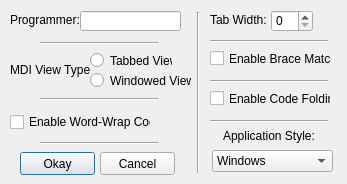
<?xml version="1.0" encoding="UTF-8"?>
<ui version="4.0">
 <class>Options</class>
 <widget class="QDialog" name="Options">
  <property name="geometry">
   <rect>
    <x>0</x>
    <y>0</y>
    <width>347</width>
    <height>184</height>
   </rect>
  </property>
  <property name="windowTitle">
   <string>Options</string>
  </property>
  <property name="windowIcon">
   <iconset resource="icons/res_icon.qrc">
    <normaloff>:/winicon.png</normaloff>:/winicon.png</iconset>
  </property>
  <widget class="QPushButton" name="pushButton">
   <property name="geometry">
    <rect>
     <x>20</x>
     <y>152</y>
     <width>75</width>
     <height>23</height>
    </rect>
   </property>
   <property name="text">
    <string>Okay</string>
   </property>
  </widget>
  <widget class="QPushButton" name="pushButton_2">
   <property name="geometry">
    <rect>
     <x>100</x>
     <y>152</y>
     <width>75</width>
     <height>23</height>
    </rect>
   </property>
   <property name="text">
    <string>Cancel</string>
   </property>
  </widget>
  <widget class="QLabel" name="label">
   <property name="geometry">
    <rect>
     <x>10</x>
     <y>62</y>
     <width>81</width>
     <height>16</height>
    </rect>
   </property>
   <property name="text">
    <string>MDI View Type:</string>
   </property>
  </widget>
  <widget class="QRadioButton" name="rdTabbedView">
   <property name="geometry">
    <rect>
     <x>90</x>
     <y>52</y>
     <width>82</width>
     <height>17</height>
    </rect>
   </property>
   <property name="text">
    <string>Tabbed View</string>
   </property>
  </widget>
  <widget class="QRadioButton" name="rdWindowedView">
   <property name="geometry">
    <rect>
     <x>90</x>
     <y>72</y>
     <width>101</width>
     <height>17</height>
    </rect>
   </property>
   <property name="text">
    <string>Windowed View</string>
   </property>
  </widget>
  <widget class="Line" name="line">
   <property name="geometry">
    <rect>
     <x>40</x>
     <y>98</y>
     <width>118</width>
     <height>3</height>
    </rect>
   </property>
   <property name="orientation">
    <enum>Qt::Horizontal</enum>
   </property>
  </widget>
  <widget class="Line" name="line_2">
   <property name="geometry">
    <rect>
     <x>40</x>
     <y>42</y>
     <width>118</width>
     <height>3</height>
    </rect>
   </property>
   <property name="orientation">
    <enum>Qt::Horizontal</enum>
   </property>
  </widget>
  <widget class="QLabel" name="label_2">
   <property name="geometry">
    <rect>
     <x>10</x>
     <y>12</y>
     <width>71</width>
     <height>16</height>
    </rect>
   </property>
   <property name="text">
    <string>Programmer:</string>
   </property>
  </widget>
  <widget class="QLineEdit" name="programmer">
   <property name="geometry">
    <rect>
     <x>80</x>
     <y>11</y>
     <width>101</width>
     <height>20</height>
    </rect>
   </property>
  </widget>
  <widget class="QCheckBox" name="cbWrap">
   <property name="geometry">
    <rect>
     <x>10</x>
     <y>112</y>
     <width>141</width>
     <height>20</height>
    </rect>
   </property>
   <property name="text">
    <string>Enable Word-Wrap Code</string>
   </property>
  </widget>
  <widget class="Line" name="line_3">
   <property name="geometry">
    <rect>
     <x>40</x>
     <y>142</y>
     <width>118</width>
     <height>3</height>
    </rect>
   </property>
   <property name="orientation">
    <enum>Qt::Horizontal</enum>
   </property>
  </widget>
  <widget class="Line" name="line_4">
   <property name="geometry">
    <rect>
     <x>190</x>
     <y>12</y>
     <width>16</width>
     <height>161</height>
    </rect>
   </property>
   <property name="orientation">
    <enum>Qt::Vertical</enum>
   </property>
  </widget>
  <widget class="QLabel" name="label_3">
   <property name="geometry">
    <rect>
     <x>210</x>
     <y>12</y>
     <width>61</width>
     <height>16</height>
    </rect>
   </property>
   <property name="text">
    <string>Tab Width:</string>
   </property>
  </widget>
  <widget class="QSpinBox" name="spinTab">
   <property name="geometry">
    <rect>
     <x>271</x>
     <y>10</y>
     <width>42</width>
     <height>22</height>
    </rect>
   </property>
   <property name="maximum">
    <number>20</number>
   </property>
  </widget>
  <widget class="Line" name="line_5">
   <property name="geometry">
    <rect>
     <x>210</x>
     <y>40</y>
     <width>118</width>
     <height>3</height>
    </rect>
   </property>
   <property name="orientation">
    <enum>Qt::Horizontal</enum>
   </property>
  </widget>
  <widget class="QCheckBox" name="cbBraceMatch">
   <property name="geometry">
    <rect>
     <x>210</x>
     <y>50</y>
     <width>121</width>
     <height>17</height>
    </rect>
   </property>
   <property name="text">
    <string>Enable Brace Match</string>
   </property>
  </widget>
  <widget class="Line" name="line_6">
   <property name="geometry">
    <rect>
     <x>210</x>
     <y>80</y>
     <width>118</width>
     <height>3</height>
    </rect>
   </property>
   <property name="orientation">
    <enum>Qt::Horizontal</enum>
   </property>
  </widget>
  <widget class="QCheckBox" name="cbCodeFolding">
   <property name="geometry">
    <rect>
     <x>210</x>
     <y>90</y>
     <width>121</width>
     <height>17</height>
    </rect>
   </property>
   <property name="text">
    <string>Enable Code Folding</string>
   </property>
  </widget>
  <widget class="Line" name="line_7">
   <property name="geometry">
    <rect>
     <x>210</x>
     <y>120</y>
     <width>118</width>
     <height>3</height>
    </rect>
   </property>
   <property name="orientation">
    <enum>Qt::Horizontal</enum>
   </property>
  </widget>
  <widget class="QLabel" name="label_4">
   <property name="geometry">
    <rect>
     <x>223</x>
     <y>128</y>
     <width>91</width>
     <height>16</height>
    </rect>
   </property>
   <property name="text">
    <string>Application Style:</string>
   </property>
  </widget>
  <widget class="QComboBox" name="comboStyle">
   <property name="geometry">
    <rect>
     <x>212</x>
     <y>150</y>
     <width>121</width>
     <height>22</height>
    </rect>
   </property>
   <item>
    <property name="text">
     <string>Windows</string>
    </property>
   </item>
   <item>
    <property name="text">
     <string>WindowsXP</string>
    </property>
   </item>
   <item>
    <property name="text">
     <string>WindowsVista</string>
    </property>
   </item>
   <item>
    <property name="text">
     <string>Plastique</string>
    </property>
   </item>
   <item>
    <property name="text">
     <string>Cleanlooks</string>
    </property>
   </item>
   <item>
    <property name="text">
     <string>Motif</string>
    </property>
   </item>
  </widget>
 </widget>
 <resources>
  <include location="icons/res_icon.qrc"/>
 </resources>
 <connections/>
</ui>
